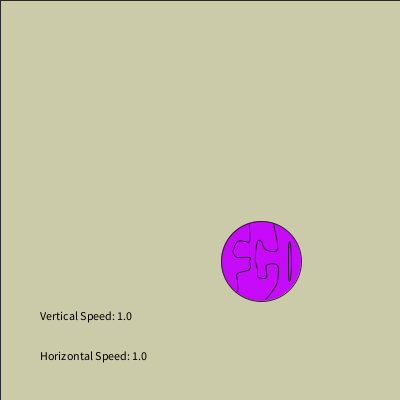
Frame 1 (no input)
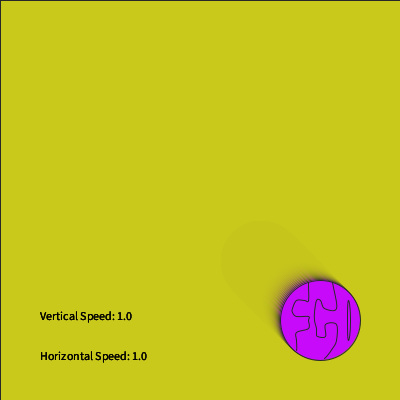
Frame 60 (the mouse pressed at the canvas centre just before this capture)
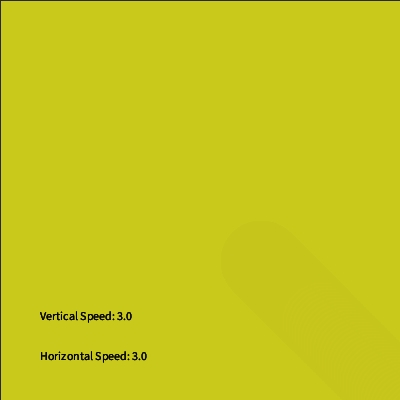
Frame 120 (the mouse held since frame 60 and released just before this capture)

The Processing sketch that drew these frames (run headless with seeded random() and noise(); from frame 60 on, the mouse is pressed at the canvas centre):

// Processing sketch: processing_42842
// ── processing_42842.pde

//asignment 7, wrap initials / mouse speed
// Copyright Felipe Castelblanco, October, 2011

float x, y, speedX, speedY, dt, deltaX, deltaY, easing;

void setup()
{
    size(400, 400);
    x = width/2;
    y = height/2;
    deltaX = 1; //movement X
    deltaY = 1; //movement Y
    dt = width*.2; //diameter initials
    easing = 0.01; //slows down movement of initials
    ellipseMode(CORNER);//sets ellipse to corner mode in order to align initials inside the circle
    smooth();
    stroke(40);
   
}

void draw()
{
    prepScreen ();
    moveInitials();
    drawinitials();
    mouseSpeed(); 
    speedinfo();
  
}

void mouseSpeed()
{
  
// finds difference between mouse and previous mouse. Then assins value to speed X function
    speedX = (mouseX - pmouseX ) * easing ; //  Slows donw by multipliying the easing function
    speedY = (mouseY - pmouseY) * easing; //  Slows donw by multipliying the easing function
    
    if (speedX < mouseX) // if dif less than mouseX
    {
      deltaX = deltaX + speedX ; // add to delta the result of the dif between mouseX and Previous mouse X. Slows donw by multipliying the easind function 
    }
    if (speedY < mouseY) // if dif less than mouseX
    {
      deltaY = deltaY + speedY ; // add to delta the result of the dif between mouseX and Previous mouse Y. 
    }
  
  
}

void moveInitials() //wraping function
{
   /****** Horizontal wrap *********/
   x = x + deltaX;
     if(x > width + dt/2) // if initials too far right, return to left side
      {
       x =  - dt/2; 
      }
      if(x < -dt/2) // if initals too far left, retunr to right
      {
        x = dt/2 + width;
       }
   
   
  /****** Vertical warp *********/
  y = y + deltaY;
  
    if(y > height + dt/2) //if initials too far down, return to top
    {
      y = -dt/2;
    }
    
    if (y < -dt/2) //if initials too far up, return down
    {
      y = height + dt/2;
    }
    
}

void prepScreen () 
{

fill(200, 200, 25, 50); //color background with 50% opacity
rect (0,0, width, height);

}

void speedinfo()
{

fill(0);  
text ("Vertical Speed: " + deltaY, width*.1, height*.8); //prints speed values on the screen
text ("Horizontal Speed: " + deltaX, width*.1, height*.9); //prints speed values on the screen
  
}

void keyPressed () 
{
  
//puts initials in "ALMOST" the centerof the screen. this is because the Ellipse Mode is adjust to "CORNER"
  x = width/2 - dt/2; 
  y = height/2 - dt;
  
  deltaX = 0; //stops speed
  deltaY = 0; //stops speed
  
}

////initials//////

void drawinitials()
{
  
fill(200,10,250);
ellipse(x + .25*dt, y + .25*dt, dt, dt);

//f
beginShape();
    curveVertex(x + .60*dt, y - .28*dt);
    curveVertex(x + .60*dt, y + .28*dt);
    curveVertex(x + .60*dt, y + .50*dt);
    curveVertex(x + .55*dt, y + .50*dt);
    curveVertex(x + .45*dt, y + .50*dt);
    curveVertex(x + .40*dt, y + .60*dt);
    curveVertex(x + .40*dt, y + .65*dt);
    curveVertex(x + .45*dt, y + .70*dt);
    curveVertex(x + .60*dt, y + .70*dt);
    curveVertex(x + .60*dt, y + .75*dt);
    curveVertex(x + .60*dt, y + .85*dt);
    curveVertex(x + .45*dt, y + .90*dt);
    curveVertex(x + .45*dt, y + dt);
    curveVertex(x + .45*dt, y + (dt + .13*dt));
    curveVertex(x + .40*dt, y + (dt + .20*dt)); 
endShape();
//C
beginShape();
    curveVertex(x + .80*dt, y - .25*dt);
    curveVertex(x + .90*dt, y + .28*dt);
    curveVertex(x + .95*dt, y + .60*dt);
    curveVertex(x + .80*dt, y + .60*dt);
    curveVertex(x + .75*dt, y + .50*dt);
    curveVertex(x + .70*dt, y + .50*dt);
    curveVertex(x + .68*dt, y + .65*dt);
    curveVertex(x + .68*dt, y + .75*dt);
    curveVertex(x + .70*dt, y + .85*dt);
    curveVertex(x + .70*dt, y + .90*dt);
    curveVertex(x + .72*dt, y + .95*dt);
    curveVertex(x + .82*dt, y + .95*dt);
    curveVertex(x + .82*dt, y + .80*dt);
    curveVertex(x + .95*dt, y + .80*dt);
    curveVertex(x + .95*dt, y + dt);
    curveVertex(x + .90*dt, y + (dt + .10*dt));
    curveVertex(x + .80*dt, y + (dt + .23*dt));
    curveVertex(x + .70*dt, y + (dt + .25*dt)); 
endShape();
//O
noFill();
ellipse(x + dt+7, y + .5*dt, .04*dt, .5*dt);
}
